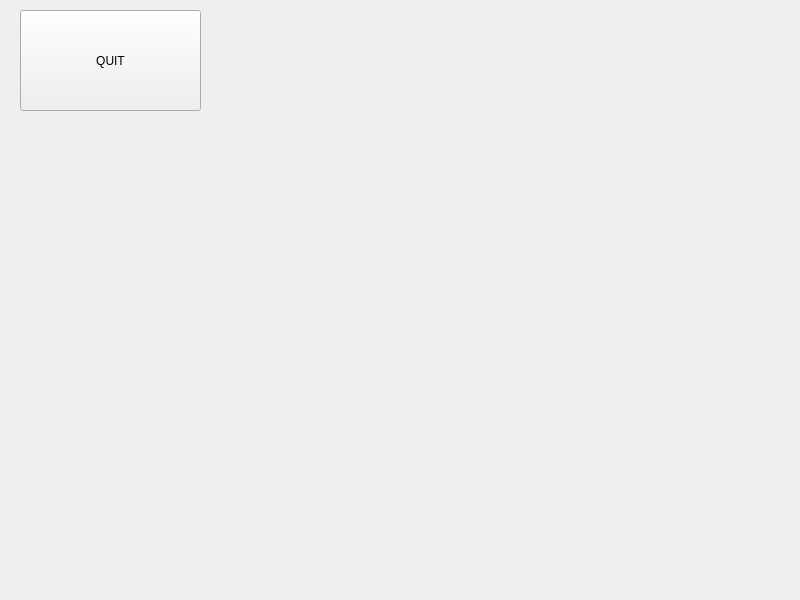
<?xml version="1.0" encoding="UTF-8"?>
<ui version="4.0">
 <class>CustomWidget</class>
 <widget class="QWidget" name="CustomWidget">
  <property name="geometry">
   <rect>
    <x>0</x>
    <y>0</y>
    <width>800</width>
    <height>600</height>
   </rect>
  </property>
  <property name="windowTitle">
   <string>CustomWidget</string>
  </property>
  <widget class="QPushButton" name="button">
   <property name="geometry">
    <rect>
     <x>20</x>
     <y>10</y>
     <width>181</width>
     <height>101</height>
    </rect>
   </property>
   <property name="text">
    <string>QUIT</string>
   </property>
  </widget>
 </widget>
 <resources/>
 <connections/>
</ui>
